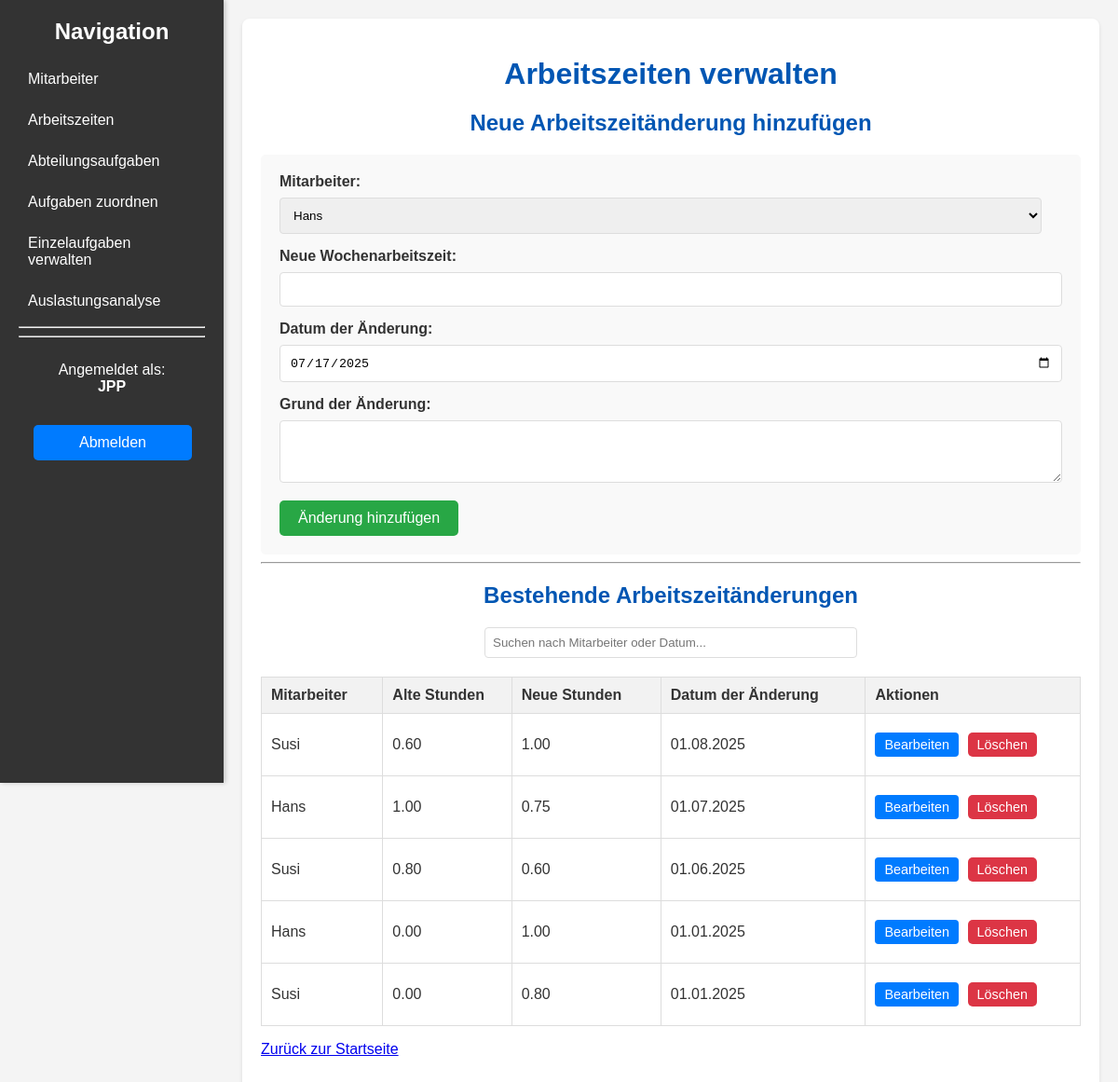
The app's page /working_hours_changes (signed in) with its own data.
### models.py (models this page shows, shortened)
class User(db.Model, UserMixin):
    id = db.Column(db.Integer, primary_key=True)
    username = db.Column(db.String(100), unique=True, nullable=False)
    password_hash = db.Column(db.String(128))
    oe_number = db.Column(db.String(50), nullable=False)
    is_admin = db.Column(db.Boolean, default=False)

class WorkingHoursChange(db.Model):
    id = db.Column(db.Integer, primary_key=True)
    employee_id = db.Column(db.Integer, db.ForeignKey('employee.id'), nullable=False)
    old_hours = db.Column(db.Float, nullable=True)
    new_hours = db.Column(db.Float, nullable=False)
    change_date = db.Column(db.Date, nullable=False)
    reason = db.Column(db.String(500), nullable=True)

class Employee(db.Model):
    id = db.Column(db.Integer, primary_key=True)
    name = db.Column(db.String(100), nullable=False)
    job_title = db.Column(db.String(100), nullable=False)
    weekly_working_hours = db.Column(db.Float, default=0.0)
    team = db.Column(db.String(100), nullable=True)
    oe_number = db.Column(db.String(50), nullable=False)
    working_hours_changes = db.relationship('WorkingHoursChange', backref='employee', lazy=True, cascade="all, delete-orphan")
    assigned_tasks = db.relationship('EmployeeTask', backref='employee', lazy=True, cascade="all, delete-orphan")
    einzelaufgaben_zuordnung = db.relationship('EinzelaufgabeMitarbeiter', back_populates='employee', lazy=True, cascade="all, delete-orphan")

### app.py (the view)
@app.route('/working_hours_changes')
@login_required
def working_hours_changes():
    employees_query = Employee.query
    changes_query = WorkingHoursChange.query
    if not current_user.is_admin:
        employees_query = employees_query.filter_by(oe_number=current_user.oe_number)
        employee_ids = [e.id for e in employees_query.all()]
        changes_query = changes_query.filter(WorkingHoursChange.employee_id.in_(employee_ids))
    employees = employees_query.order_by(Employee.name).all()
    changes = changes_query.join(Employee).order_by(WorkingHoursChange.change_date.desc(), Employee.name).all()
    today = datetime.now().strftime('%Y-%m-%d')
    return render_template('working_hours_changes.html', changes=changes, employees=employees, today=today)

### app.py (called while the page is built)
@login_manager.user_loader
def load_user(user_id):
    return User.query.get(int(user_id))

### templates/working_hours_changes.html (shortened to what this page needs)
{% extends "base.html" %}
{% block content %}
        <h1>Arbeitszeiten verwalten</h1>
        <h2>Neue Arbeitszeitänderung hinzufügen</h2>
        <form action="{{ url_for('add_working_hours_change') }}" method="POST">
            <label for="employee_id">Mitarbeiter:</label>
            <select id="employee_id" name="employee_id" required>
                {% for employee in employees %}
                    <option value="{{ employee.id }}">{{ employee.name }}</option>
                {% endfor %}
            </select>
            <label for="new_hours">Neue Wochenarbeitszeit:</label>
            <input type="number" id="new_hours" name="new_hours" step="0.01" min="0" required>
            <label for="change_date">Datum der Änderung:</label>
            <input type="date" id="change_date" name="change_date" value="{{ today }}" required>
            <label for="reason">Grund der Änderung:</label>
            <textarea id="reason" name="reason" rows="3"></textarea>
            <button type="submit">Änderung hinzufügen</button>
        </form>
        <hr>
        <h2>Bestehende Arbeitszeitänderungen</h2>
        <div class="search-container">
            <input type="text" id="changeSearch" onkeyup="filterTable()" placeholder="Suchen nach Mitarbeiter oder Datum...">
        </div>
        <table id="workingHoursTable">
            <thead>
                <tr>
                    <th class="sortable-header" data-column="employee_name">Mitarbeiter</th>
                    <th>Alte Stunden</th>
                    <th class="sortable-header" data-column="new_hours" data-column-type="number">Neue Stunden</th>
                    <th class="sortable-header" data-column="change_date" data-column-type="date">Datum der Änderung</th>
                    <th>Aktionen</th>
                </tr>
            </thead>
            <tbody>
                {% for change in changes %}
                    <tr>
                        <td>{{ change.employee.name }}</td>
                        <td>{{ "%.2f" | format(change.old_hours) }}</td>
                        <td>{{ "%.2f" | format(change.new_hours) }}</td>
                        <td data-sort="{{ change.change_date.strftime('%Y-%m-%d') }}">{{ change.change_date.strftime('%d.%m.%Y') }}</td>
                        <td class="action-buttons">
                            <a href="{{ url_for('edit_working_hours_change', change_id=change.id) }}" class="button small">Bearbeiten</a>
                            <form action="{{ url_for('delete_working_hours_change', change_id=change.id) }}" method="POST" style="display:inline; background:none; border:none; padding:0; margin:0;">
                                <button type="submit" class="button small delete" onclick="return confirm('Sind Sie sicher, dass Sie diese Arbeitszeitänderung löschen möchten?');">Löschen</button>
                            </form>
                        </td>
                    </tr>
                {% else %}
                    <tr>
                        <td colspan="6">Noch keine Arbeitszeitänderungen vorhanden.</td>
                    </tr>
                {% endfor %}
            </tbody>
        </table>
        <p><a href="{{ url_for('index') }}">Zurück zur Startseite</a></p>
    </div>
{% endblock %}

### templates/base.html (shortened to what this page needs)
<!DOCTYPE html>
<html lang="de">
<head>
    <link rel="stylesheet" href="{{ url_for('static', filename='style.css') }}">
</head>
<body>
    <div class="wrapper">
        {% block sidebar %}
        <div class="sidebar">
            <h2>Navigation</h2>
            <ul>
                <li><a href="{{ url_for('employees') }}">Mitarbeiter</a></li>
                <li><a href="{{ url_for('working_hours_changes') }}">Arbeitszeiten</a></li>
                <li><a href="{{ url_for('department_tasks') }}">Abteilungsaufgaben</a></li>
                <li><a href="{{ url_for('assign_tasks') }}">Aufgaben zuordnen</a></li>
                <li><a href="{{ url_for('einzelaufgaben') }}">Einzelaufgaben verwalten</a></li>
                <li><a href="{{ url_for('workload_analysis') }}">Auslastungsanalyse</a></li>
                <hr>
                <hr>
            </ul>
            <div style="position: relative; top: 10px; width: 100%;">
                 <p style="text-align: center;">Angemeldet als:<br><b>{{ current_user.username }}</b></p>
                 <a href="{{ url_for('logout') }}" class="button" style="width: 70%; margin: 8%;">Abmelden</a>
            </div>
        </div>
        {% endblock %}
        <div class="main-content">
            <div class="container">
                {% block content %}{% endblock %}
            </div>
        </div>
</body>
</html>

### static/style.css (style rules this page uses)
body { font-family: Arial, sans-serif; margin: 0; background-color: #f4f4f4; color: #333; }
.wrapper { display: flex; min-height: 100vh; }
.sidebar { width: 200px; background-color: #333; color: white; padding: 20px; box-shadow: 2px 0 5px rgba(0,0,0,0.2); flex-shrink: 0; position: sticky; top: 0; height: 100vh; overflow-y: auto; }
.sidebar h2 { color: white; margin-top: 0; text-align: center; }
.sidebar ul { list-style: none; padding: 0; }
.sidebar ul li { margin-bottom: 10px; }
.sidebar ul li a { text-decoration: none; color: white; display: block; padding: 8px 10px; border-radius: 4px; }
.main-content { flex-grow: 1; padding: 20px; }
.container { max-width: 900px; margin: 0 auto; background-color: #fff; padding: 20px; border-radius: 8px; box-shadow: 0 2px 4px rgba(0, 0, 0, 0.1); }
h1, h2 { color: #0056b3; text-align: center; margin-bottom: 20px; }
table { width: 100%; border-collapse: collapse; margin-top: 20px; }
table, th, td { border: 1px solid #ddd; }
th, td { padding: 10px; text-align: left; }
th { background-color: #f2f2f2; }
.button { display: inline-block; padding: 10px 15px; margin: 10px 0; background-color: #007bff; color: white; text-align: center; text-decoration: none; border-radius: 5px; border: none; cursor: pointer; }
.button.small { padding: 5px 10px; font-size: 0.9em; }
.button.delete { background-color: #dc3545; }
form { background-color: #f9f9f9; padding: 20px; border-radius: 5px; margin-top: 20px; }
form label { display: block; margin-bottom: 8px; font-weight: bold; }
form input[type="text"], form input[type="date"], form input[type="number"], form select, form textarea { width: calc(100% - 22px); padding: 10px; margin-bottom: 15px; border: 1px solid #ddd; border-radius: 4px; }
form button[type="submit"] { background-color: #28a745; color: white; padding: 10px 20px; border: none; border-radius: 5px; cursor: pointer; font-size: 1em; }
.search-container { margin-bottom: 20px; text-align: center; }
.search-container input { padding: 8px; width: 50%; max-width: 400px; border: 1px solid #ddd; border-radius: 4px; box-sizing: border-box; }
.sortable-header { cursor: pointer; position: relative; padding-right: 20px; }
.sortable-header::after { content: ''; display: inline-block; position: absolute; right: 5px; top: 50%; transform: translateY(-50%); width: 0; height: 0; border-left: 5px solid transparent; border-right: 5px solid transparent; vertical-align: middle; }
.action-buttons button, .action-buttons a { padding: 5px 10px; margin-right: 5px; border: none; border-radius: 4px; cursor: pointer; text-decoration: none; color: white; font-size: 0.9em; display: inline-block; text-align: center; }

### templates/working_hours_changes.html (style rules this page uses)
.search-container { margin-bottom: 20px; text-align: center; }
.search-container input { padding: 8px; width: 50%; max-width: 400px; border: 1px solid #ddd; border-radius: 4px; box-sizing: border-box; }
.sortable-header { cursor: pointer; position: relative; padding-right: 20px; }
.sortable-header::after { content: ''; display: inline-block; position: absolute; right: 5px; top: 50%; transform: translateY(-50%); width: 0; height: 0; border-left: 5px solid transparent; border-right: 5px solid transparent; vertical-align: middle; }
.action-buttons button, .action-buttons a { padding: 5px 10px; margin-right: 5px; border: none; border-radius: 4px; cursor: pointer; text-decoration: none; color: white; font-size: 0.9em; display: inline-block; text-align: center; }

### records on screen
User: username "JPP"
WorkingHoursChange: employee.name "Susi", old_hours "0.60", new_hours "1.00", change_date "01.08.2025"
WorkingHoursChange: employee.name "Hans", old_hours "1.00", new_hours "0.75", change_date "01.07.2025"
WorkingHoursChange: employee.name "Susi", old_hours "0.80", new_hours "0.60", change_date "01.06.2025"
WorkingHoursChange: employee.name "Hans", old_hours "0.00", new_hours "1.00", change_date "01.01.2025"
WorkingHoursChange: employee.name "Susi", old_hours "0.00", new_hours "0.80", change_date "01.01.2025"

### other values on screen
form field employee_id "Hans"
